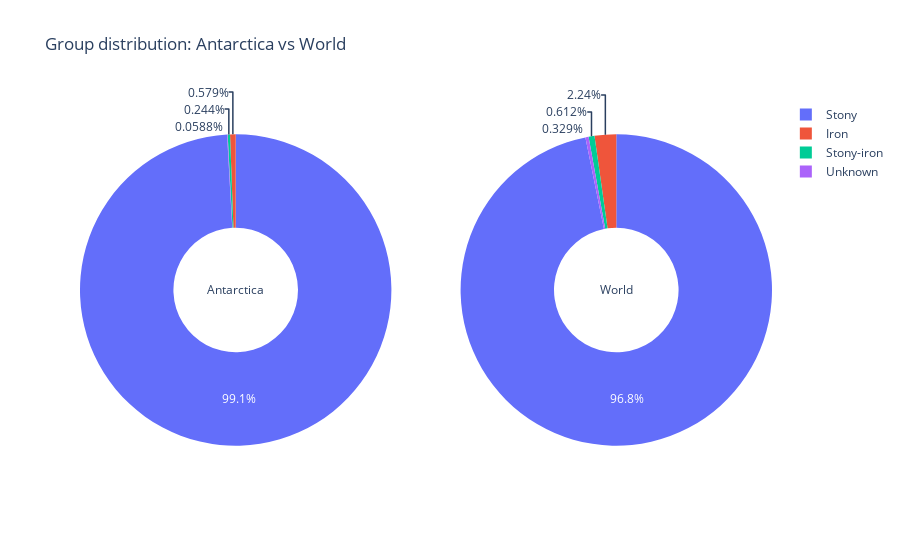

Notebook source saved alongside this figure:
### Markdown cell above
It doesn't seem to be any difference in group distribution. Most of the meteorites are from the Stony group, but let's compare numbers side by side.

### Code cell
fig = ps.make_subplots(rows = 1, cols = 2, specs=[[{"type": "domain"}, {"type": "domain"}]])

fig.add_trace(go.Pie(labels = ant_met.index, values = ant_met, 
       title = 'Antarctica',
       hole = .4
       ), row = 1, col = 1)

fig.add_trace(go.Pie(labels = group_count.index, values = group_count,
       title = 'World',
       hole = .4
       ), row = 1, col = 2)
fig.update_layout(title_text = 'Group distribution: Antarctica vs World')

### Figure 1 — Plotly figure (JSON) as saved in the notebook; plotly's stock layout.template omitted (floating-point values rounded to 4 significant figures)
{"data": [{"domain": {"x": [0, 0.45], "y": [0, 1]}, "hole": 0.4, "labels": ["Stony", "Iron", "Stony-iron", "Unknown"], "title": {"text": "Antarctica"}, "type": "pie", "values": [21901, 128, 54, 13]}, {"domain": {"x": [0.55, 1], "y": [0, 1]}, "hole": 0.4, "labels": ["Stony", "Iron", "Stony-iron", "Unknown"], "title": {"text": "World"}, "type": "pie", "values": [43822, 1014, 277, 149]}], "layout": {"title": {"text": "Group distribution: Antarctica vs World"}}}
